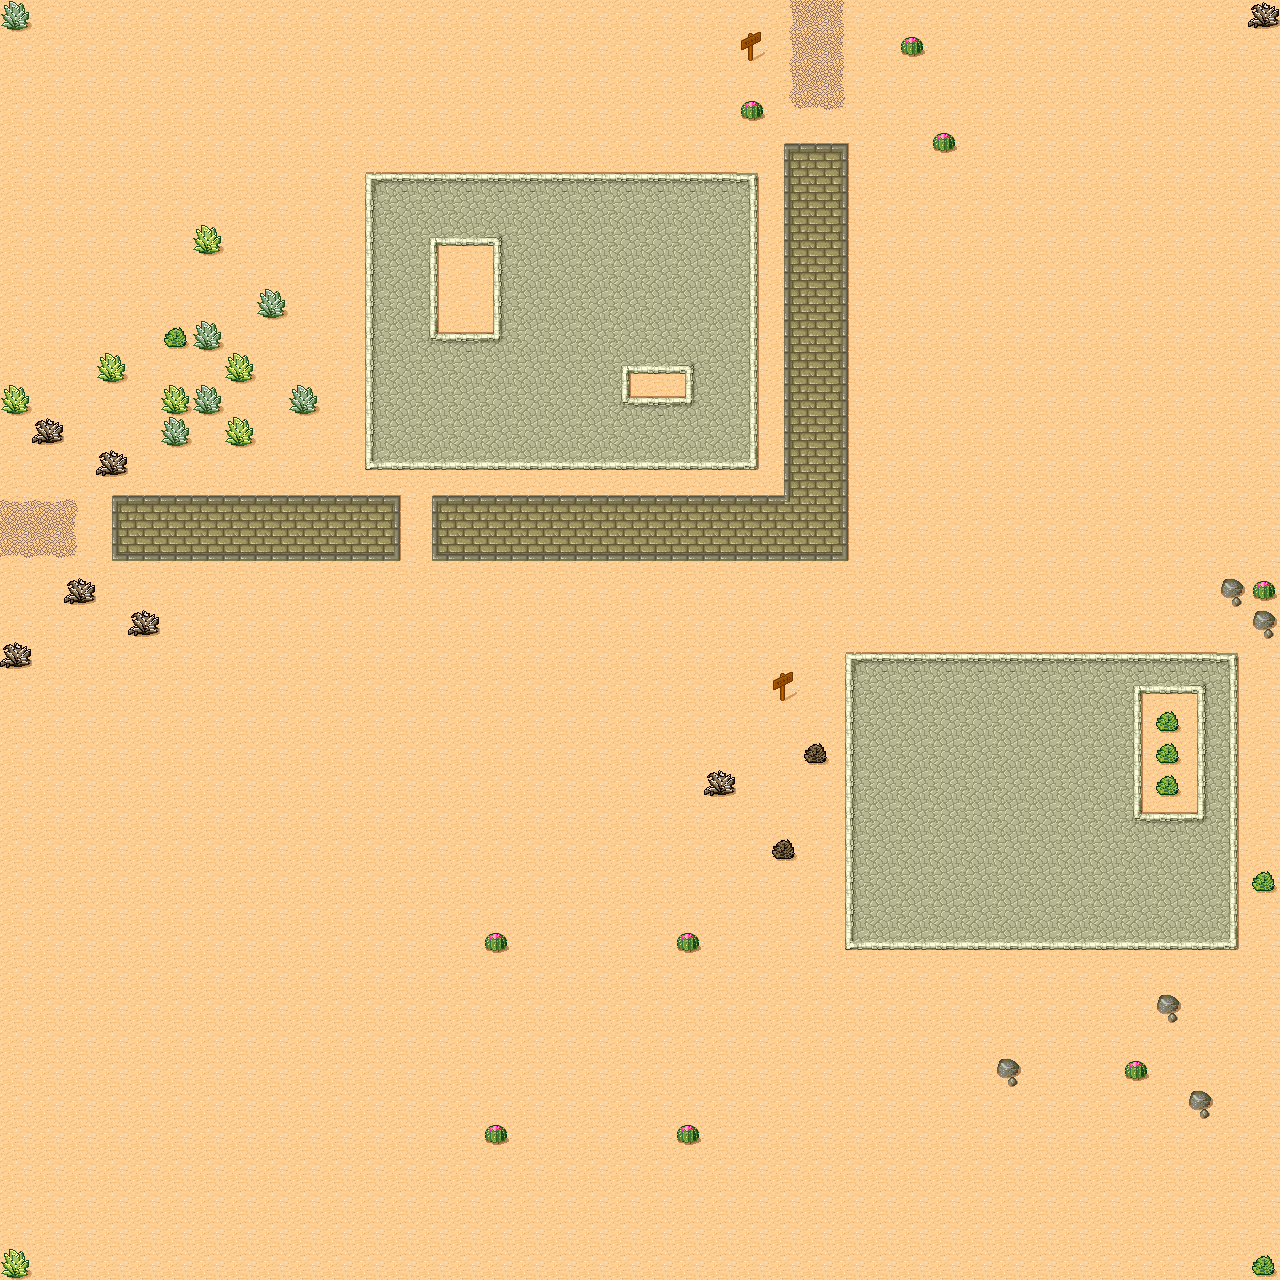

This is a level from a 2D game, rendered from its Tiled map with the project's own tilesets. A one-line summary and the map file follow, with tile-layer data summarised:
An orthogonal 40x40 tile map with 32x32 px tiles, 1 tile layer (Ground).

<map version="1.0" tiledversion="1.0.3" orientation="orthogonal" renderorder="right-down" width="40" height="40" tilewidth="32" tileheight="32" nextobjectid="1">
 <tileset firstgid="1" source="desert.tsx" />
 <layer name="Ground" width="40" height="40">
  <properties>
   <property name="propertyTest" type="int" value="1" />
  </properties>
  <data>[1600 cells, 1600 non-empty, 40 distinct tile ids]</data>
 </layer>
</map>
